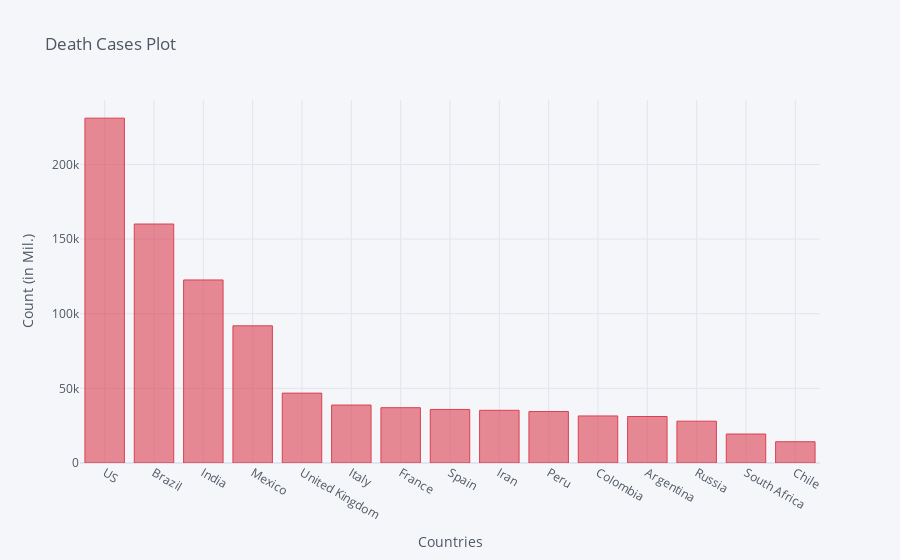

The notebook cell saved with this chart:
### Code cell
death_df2_plot.iplot(kind='bar', x='Country/Region', y='11/1/20',color='red',
                    title='Death Cases Plot',xTitle='Countries',yTitle='Count (in Mil.)')

### Figure 1 — Plotly figure (JSON) as saved in the notebook; plotly's stock layout.template omitted (floating-point values rounded to 4 significant figures)
{"data": [{"marker": {"color": "rgba(219, 64, 82, 0.6)", "line": {"color": "rgba(219, 64, 82, 1.0)", "width": 1}}, "name": "11/1/20", "orientation": "v", "text": "", "type": "bar", "x": ["US", "Brazil", "India", "Mexico", "United Kingdom", "Italy", "France", "Spain", "Iran", "Peru", "Colombia", "Argentina", "Russia", "South Africa", "Chile"], "y": [230995, 160074, 122607, 91895, 46807, 38826, 37057, 35878, 35298, 34476, 31515, 31140, 28026, 19411, 14247]}], "layout": {"legend": {"bgcolor": "#F5F6F9", "font": {"color": "#4D5663"}}, "paper_bgcolor": "#F5F6F9", "plot_bgcolor": "#F5F6F9", "title": {"font": {"color": "#4D5663"}, "text": "Death Cases Plot"}, "xaxis": {"gridcolor": "#E1E5ED", "showgrid": true, "tickfont": {"color": "#4D5663"}, "title": {"font": {"color": "#4D5663"}, "text": "Countries"}, "zerolinecolor": "#E1E5ED"}, "yaxis": {"gridcolor": "#E1E5ED", "showgrid": true, "tickfont": {"color": "#4D5663"}, "title": {"font": {"color": "#4D5663"}, "text": "Count (in Mil.)"}, "zerolinecolor": "#E1E5ED"}}}
